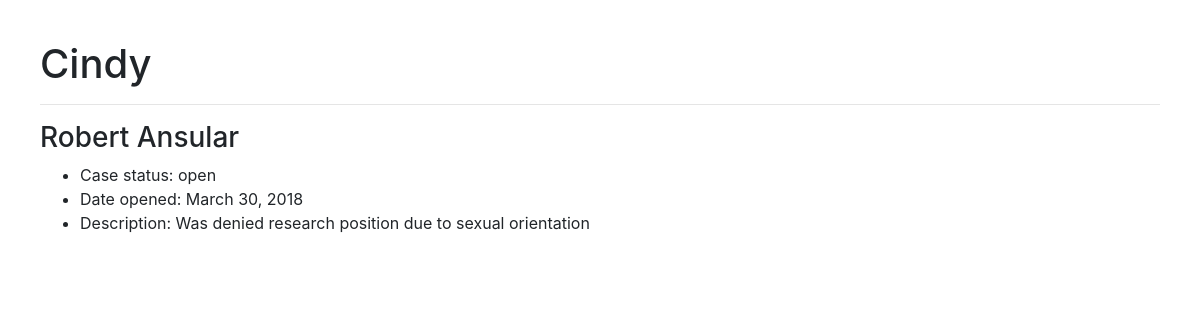
The app's page /cindy/ (signed in) with its own data.
### cases/models.py (models this page shows, shortened)
class Person(models.Model):
    division = models.CharField(
        max_length=3,
        choices=DIVISION_CHOICES,
        default=ACADEMIC,
    )
    name = models.CharField(max_length=30)
    slug = models.SlugField(max_length=30, default="")
    class Meta:
        verbose_name='Caseworker'

class Case(models.Model):
    client_name = models.CharField(max_length=30)
    client_email = models.EmailField(default="")
    client_phone = PhoneNumberField(default="")
    client_SID = models.CharField(max_length=10, default="")
    incident_description = models.TextField(default="")
    open_date = models.DateField('date case was opened', auto_now_add=True)
    close_date = models.DateField('date case was closed', default=None, blank=True, null=True)
    caseworker = models.ForeignKey(
        Person, on_delete=models.CASCADE, default=None, blank=True, null=True)
    division = models.CharField(
        max_length=3, choices=DIVISION_CHOICES, default=ACADEMIC)
    isOpen = models.BooleanField('case open?', default=True)

### cases/views.py (the view)
# urls.py: path('<str:slug>/', views.PersonDetailView.as_view(), name='detail'),
class PersonDetailView(LoginRequiredMixin, generic.DetailView):
    login_url = 'login/'
    model = Person
    template_name = 'cases/persondetail.html'

### cases/templates/cases/persondetail.html (shortened to what this page needs)
{% load bootstrap4 %}
{% bootstrap_css %}
{% load static %}
<link rel="stylesheet" type="text/css" href="{% static 'cases/style.css' %}" />
<head><title>{{ person.name }}</title></head>
<h1>{{ person.name }}</h1>
{% for case in person.case_set.all %}
	<hr>
	<h3>{{case.client_name}}</h3>
	<ul>
		<li>Case status: {{ case.isOpen|yesno:"open,closed" }}</li>
		<li>Date opened: {{ case.open_date }}</li>
		<li>Description: {{ case.incident_description }}</li>
	</ul>
{% endfor %}

### records on screen
Person: name "Cindy"
Case: client_name "Robert Ansular", isOpen "open", open_date "March 30, 2018", incident_description "Was denied research position due to sexual orientation"
